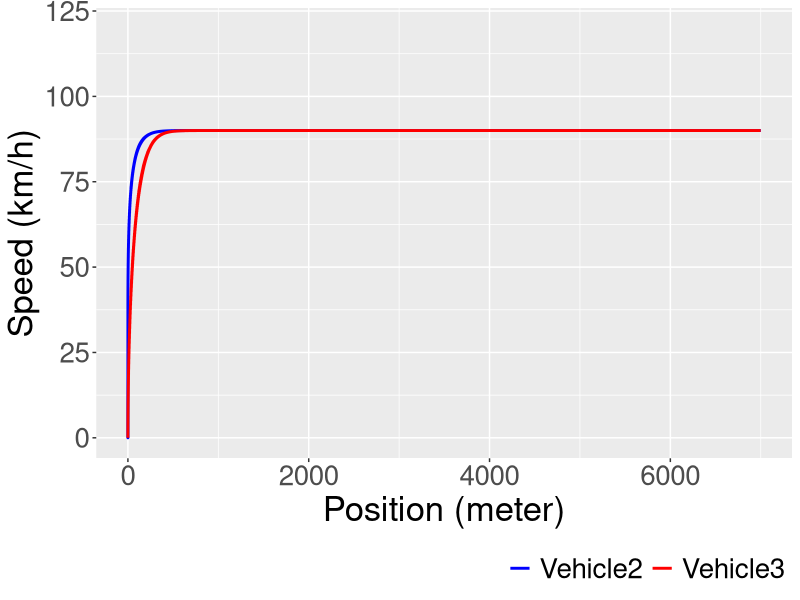
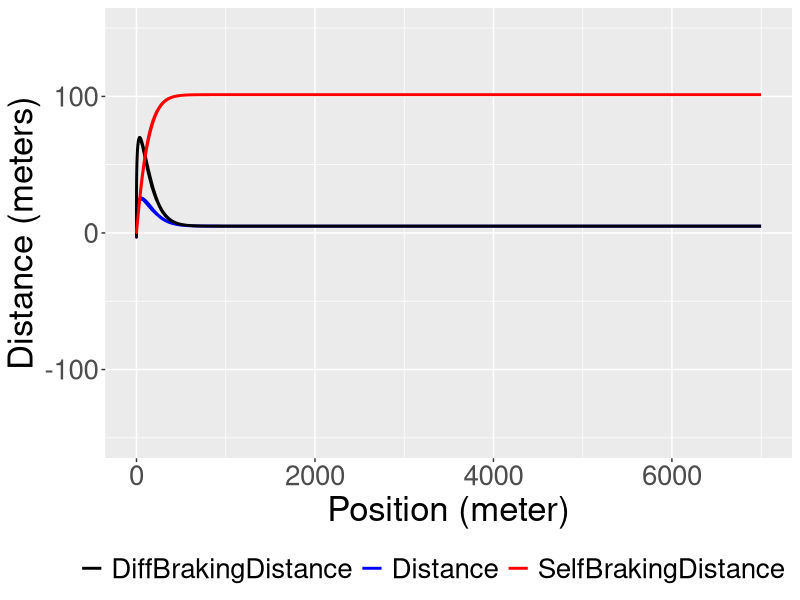

Source code (R) for these figures, in order: (Note: this script raises an error after producing the figures.)
library(ggplot2)

setwd('C:/Users/rima/Desktop/R_thesis_results')

guard <- read.csv(file="./baseline.csv",sep=",",head=TRUE)   
names(guard)

v3 <- subset(guard, guard$vehicleID == "Vehicle3")


#speed
ggplot(v3, aes(x = as.numeric(as.character(v3$vehPosValue))))+
  geom_smooth(aes(y = as.numeric(as.character(v3$refSpeedValue)), color = "Vehicle2", ymin = as.numeric(as.character(v3$refSpeedMin)), ymax = as.numeric(as.character(v3$refSpeedMax))),
              stat="identity", fill = "blue", alpha=0.2) +
  geom_smooth(aes(y = as.numeric(as.character(v3$vehSpeedValue)), color = "Vehicle3", ymin = as.numeric(as.character(v3$vehSpeedMin)), ymax = as.numeric(as.character(v3$vehSpeedMax))),
              stat="identity", fill = "red", alpha=0.2) +
  scale_color_manual("", breaks = c("Vehicle2", "Vehicle3"),
                     values = c("blue","red")) +
  theme(text = element_text(size=25),
    # Change legend background color
    legend.position = "bottom",
    legend.key = element_rect(colour = "transparent", fill = "white"),
    legend.justification = c(1,0))+ 
  guides(color=guide_legend(override.aes=list(fill=NA))) +
  xlab("Position (meter)") + ylab("Speed (km/h)") +ylim(0,120) + xlim(0,7000) 
  

#distance
ggplot(v3, aes(x = as.numeric(as.character(v3$vehPosValue))))+
  geom_smooth(aes(y = as.numeric(as.character(v3$distanceValue)), color = "Distance", ymin = as.numeric(as.character(v3$distanceMin)), ymax = as.numeric(as.character(v3$distanceMax))),
              stat="identity", fill = "blue", alpha=0.2) +
  geom_smooth(aes(y = as.numeric(as.character(v3$diffBrakingDistanceValue)), color = "DiffBrakingDistance", ymin = as.numeric(as.character(v3$diffBrakingDistanceMin)), ymax = as.numeric(as.character(v3$diffBrakingDistanceMax))),
              stat="identity", fill = "black", alpha=0.2) +
  geom_smooth(aes(y = as.numeric(as.character(v3$brakingDistanceValue)), color = "SelfBrakingDistance", ymin = as.numeric(as.character(v3$brakingDistanceMin)), ymax = as.numeric(as.character(v3$brakingDistanceMax))),
              stat="identity", fill = "red", alpha=0.2) +
  scale_color_manual("", breaks = c("DiffBrakingDistance", "Distance", "SelfBrakingDistance"),
                     values = c("black", "blue","red")) +
  xlab("Position (meter)") + ylab("Distance (meters)") +  
  guides(color=guide_legend(override.aes=list(fill=NA))) +
theme(text = element_text(size=25),
    # Change legend background color
    legend.position = "bottom",
    legend.key = element_rect(colour = "transparent", fill = "white"),
    legend.justification = c(1,0)) +ylim(-150,150) + xlim(0,7000)


#difference
data_summary <- function(x) {
  m <- mean(x)
  ymin <- m-sd(x)
  ymax <- m+sd(x)
  return(c(y=m,ymin=ymin,ymax=ymax))
}

v_name <- c('Vehicle1'=1, 'Vehicle2'=2,'Vehicle3'=3)


diff <- as.numeric(as.character(v3$distanceMin))
ids <- v3$vehicleID
lab <- 0
minus1<- cbind(ids,diff,lab)

diff <- as.numeric(as.character(v3$diffBrakingDistanceMin))
ids <- v3$vehicleID
lab <- 1
minus3<- cbind(ids,diff,lab)


diff <- as.numeric(as.character(v3$brakingDistanceMin))
ids <- v3$vehicleID
lab <- 2
minus5<- cbind(ids,diff,lab)

minus<- rbind(minus1, minus3, minus5)

minus <- data.frame(VehicleID = minus[,1], Difference = minus[,2], Label = minus[,3])


fun_mean <- function(x){
  return(data.frame(y=mean(x),label=mean(x,na.rm=T)))}




ggplot(data = minus, aes(x=Label, y = Difference, group = Label))+ 
  geom_boxplot(aes(fill="Vehicle3"))+                              #Vehicle3
  facet_wrap(vars("Vehicle3"), nrow = 2)+
  stat_summary(fun.y=mean, colour="darkred", geom="point", 
               shape=18, size=3,show.legend = FALSE) + coord_flip()+
  scale_fill_discrete(name = "VehicleID") +
  scale_x_continuous(breaks=c(0, 1, 2),
                     labels=c("Distance", "Difference in Braking Distance", "Braking Distance")) +
  theme(text = element_text(size=25),
        axis.title.y=element_blank(),
        legend.position = "bottom") + 
  ylim(-200,200) + ylab("meters") 

